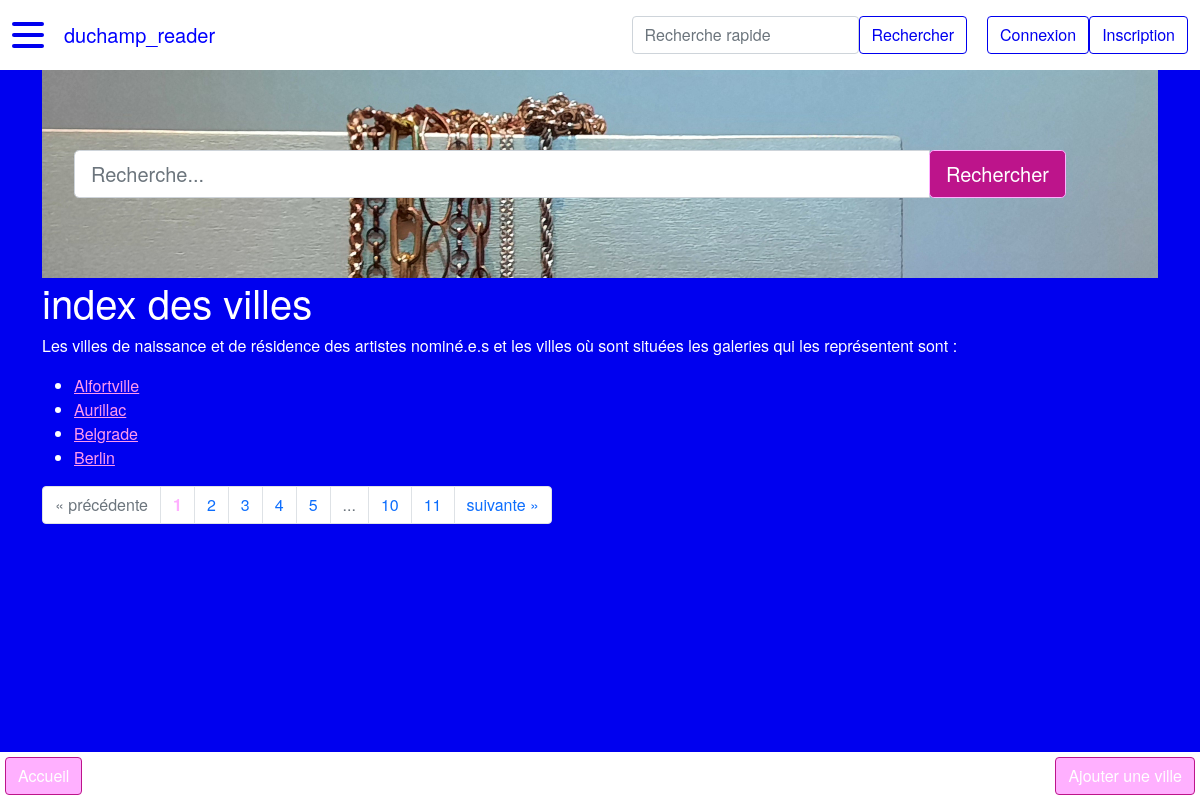
/ville, run on an earlier commit of the app's database.
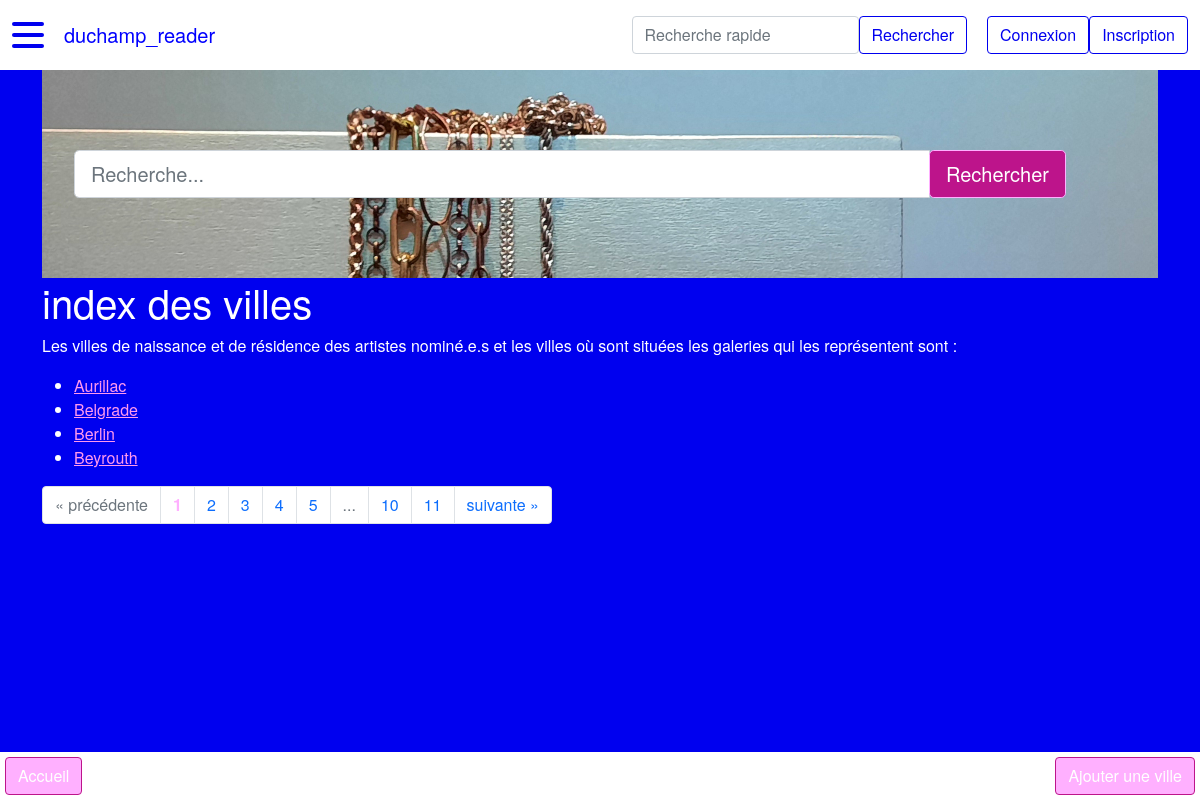
And on a later commit of the database.
### duchamp_reader/modeles/classes_generic.py (models this page shows, shortened)
class Ville(db.Model):
    __tablename__ = "ville"
    id = db.Column(db.Integer, unique=True, nullable=False, primary_key=True, autoincrement=True)
    nom = db.Column(db.Text, nullable=False)
    latitude = db.Column(db.Float)  # je mets nullable=True pour que ça fonctionne avec l'ajout d'artiste
    longitude = db.Column(db.Float)  # je mets nullable=True pour que ça fonctionne avec l'ajout d'artiste
    pays = db.Column(db.Text, nullable=False)
    classname = db.Column(db.Text, nullable=False, default="ville")
    authorship = db.relationship("AuthorshipVille", back_populates="ville")
    localisation = db.relationship("RelationLocalisation", back_populates="ville")

### duchamp_reader/routes.py (the view)
@app.route("/ville")
def ville_index():
    page = request.args.get("page", 1)
    titre = "index des villes"
    if isinstance(page, str) and page.isdigit():
        page = int(page)
    else:
        page = 1
    villes = Ville.query.order_by(Ville.id.asc()).paginate(page=page, per_page=PERPAGE)
    return render_template("pages/ville_index.html", titre=titre, villes=villes,
                           last_nominations=last_nominations, last_artistes=last_artistes, last_galeries=last_galeries,
                           last_themes=last_themes, last_villes=last_villes)

### duchamp_reader/templates/pages/ville_index.html (shortened to what this page needs)
{% extends "conteneur.html" %}
{% block homesearch %}
    {% include "partials/recherche.html" %}
{% endblock %}
{% block corps %}
<h1>{{titre}}</h1>
    {% if villes %}
        <p>Les villes de naissance et de résidence des artistes nominé.e.s et les villes où sont situées les
            galeries qui les représentent sont :</p>
        <ul>
            {% for ville in villes.items %}
                <li><a href="{{url_for('ville_main', id_ville=ville.id)}}">
                    {{ville.nom}}
                </a></li>
            {% endfor %}
        </ul>
        <nav aria-label="research-pagination">
            <ul class="pagination">
                {% if villes.has_prev %}
                    <li class="page-item">
                {% else%}
                    <li class="page-item disabled">
                {% endif %}
                        <a class="page-link" href="{{url_for('ville_index', page=villes.prev_num)}}" aria-label="Previous">
                            <span aria-hidden="true">&laquo;</span>
                            <span class="sr-only">précédente</span>
                        </a>
                    </li>
                {% for page in villes.iter_pages() %}
                    {% if page %}
                        {% if page != villes.page %}
                        <li class="page-item">
                            <a class="page-link" href="{{url_for('ville_index', page=page)}}">
                                {{page}}
                            </a>
                        </li>
                        {% else %}
                            <li class="page-item active disabled">
                                <a class="page-link"><b style="color: var(--custom-light-pink)">{{page}}</b></a>
                            </li>
                        {% endif %}
                    {% else %}
                    <li class="page-item disabled">
                        <a class="page-link">...</a>
                    </li>
                    {% endif %}
                {% endfor %}
                {% if villes.has_next %}
                    <li class="page-item">
                {% else %}
                    <li class="page-item disabled">
                {% endif %}
                    <a class="page-link" href="{{url_for('ville_index', page=villes.next_num)}}" aria-label="Next">
                        <span class="sr-only">suivante</span>
                        <span aria-hidden="true">&raquo;</span>
                    </a>
                </li>
            </ul>
        </nav>
    {% endif %}
    <div class="basdepage">
        <a class="btn" href="{{url_for('accueil')}}">Accueil</a>
        <a class="btn" href="{{url_for('ville_add')}}">Ajouter une ville</a>
    </div>
{% endblock %}

What changed in the data, as far as the page shows it:
removed Ville: nom "Alfortville"
now on this page (row unchanged): Ville: nom "Beyrouth"
